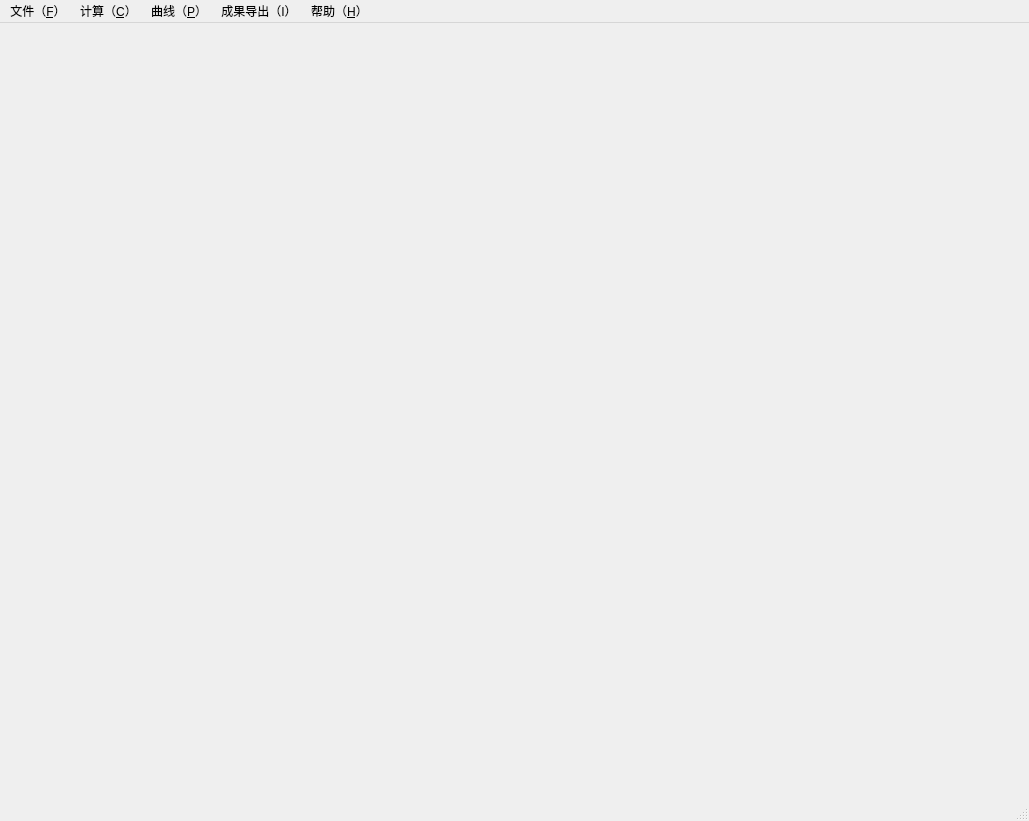
<?xml version="1.0" encoding="UTF-8"?>
<ui version="4.0">
 <class>MainWindow</class>
 <widget class="QMainWindow" name="MainWindow">
  <property name="geometry">
   <rect>
    <x>0</x>
    <y>0</y>
    <width>1029</width>
    <height>821</height>
   </rect>
  </property>
  <property name="windowTitle">
   <string>陆相页岩可压性评价软件-version1.0</string>
  </property>
  <widget class="QWidget" name="centralwidget"/>
  <widget class="QMenuBar" name="menubar">
   <property name="geometry">
    <rect>
     <x>0</x>
     <y>0</y>
     <width>1029</width>
     <height>23</height>
    </rect>
   </property>
   <widget class="QMenu" name="menu">
    <property name="title">
     <string>文件（&amp;F）</string>
    </property>
    <addaction name="actFile_wellinfo"/>
    <addaction name="actFile_loadlogdata"/>
    <addaction name="separator"/>
    <addaction name="actFile_exit"/>
   </widget>
   <widget class="QMenu" name="menu_2">
    <property name="title">
     <string>计算（&amp;C）</string>
    </property>
    <addaction name="actCal_brit"/>
    <addaction name="actCal_strength"/>
    <addaction name="actCal_fi"/>
    <addaction name="actCal_cor"/>
   </widget>
   <widget class="QMenu" name="menu_P">
    <property name="title">
     <string>曲线（&amp;P）</string>
    </property>
    <addaction name="actPaint_strenth"/>
    <addaction name="actPaint_fi"/>
   </widget>
   <widget class="QMenu" name="menu_I">
    <property name="title">
     <string>成果导出（I）</string>
    </property>
    <addaction name="actExport_excel"/>
    <addaction name="actExport_txt"/>
   </widget>
   <widget class="QMenu" name="menu_H">
    <property name="title">
     <string>帮助（&amp;H）</string>
    </property>
    <addaction name="actHelp_instruction"/>
   </widget>
   <addaction name="menu"/>
   <addaction name="menu_2"/>
   <addaction name="menu_P"/>
   <addaction name="menu_I"/>
   <addaction name="menu_H"/>
  </widget>
  <widget class="QStatusBar" name="statusbar"/>
  <action name="actFile_wellinfo">
   <property name="text">
    <string>输入井段参数</string>
   </property>
  </action>
  <action name="actFile_loadlogdata">
   <property name="text">
    <string>处理测井数据</string>
   </property>
  </action>
  <action name="actCal_strength">
   <property name="text">
    <string>岩石力学强度计算</string>
   </property>
  </action>
  <action name="actCal_brit">
   <property name="checkable">
    <bool>false</bool>
   </property>
   <property name="enabled">
    <bool>true</bool>
   </property>
   <property name="text">
    <string>脆性计算方法</string>
   </property>
  </action>
  <action name="actCal_fi">
   <property name="text">
    <string>可压性计算</string>
   </property>
  </action>
  <action name="actCal_cor">
   <property name="enabled">
    <bool>false</bool>
   </property>
   <property name="text">
    <string>压裂施工校正</string>
   </property>
  </action>
  <action name="actPaint_strenth">
   <property name="text">
    <string>岩石力学强度曲线</string>
   </property>
  </action>
  <action name="actPaint_fi">
   <property name="text">
    <string>可压性曲线</string>
   </property>
  </action>
  <action name="actExport_excel">
   <property name="text">
    <string>导出为excel文件</string>
   </property>
  </action>
  <action name="actExport_txt">
   <property name="text">
    <string>导出为txt文件</string>
   </property>
  </action>
  <action name="actHelp_instruction">
   <property name="text">
    <string>说明</string>
   </property>
  </action>
  <action name="actFile_exit">
   <property name="text">
    <string>退出</string>
   </property>
  </action>
 </widget>
 <resources/>
 <connections>
  <connection>
   <sender>actFile_exit</sender>
   <signal>triggered()</signal>
   <receiver>MainWindow</receiver>
   <slot>close()</slot>
   <hints>
    <hint type="sourcelabel">
     <x>-1</x>
     <y>-1</y>
    </hint>
    <hint type="destinationlabel">
     <x>514</x>
     <y>410</y>
    </hint>
   </hints>
  </connection>
 </connections>
</ui>
